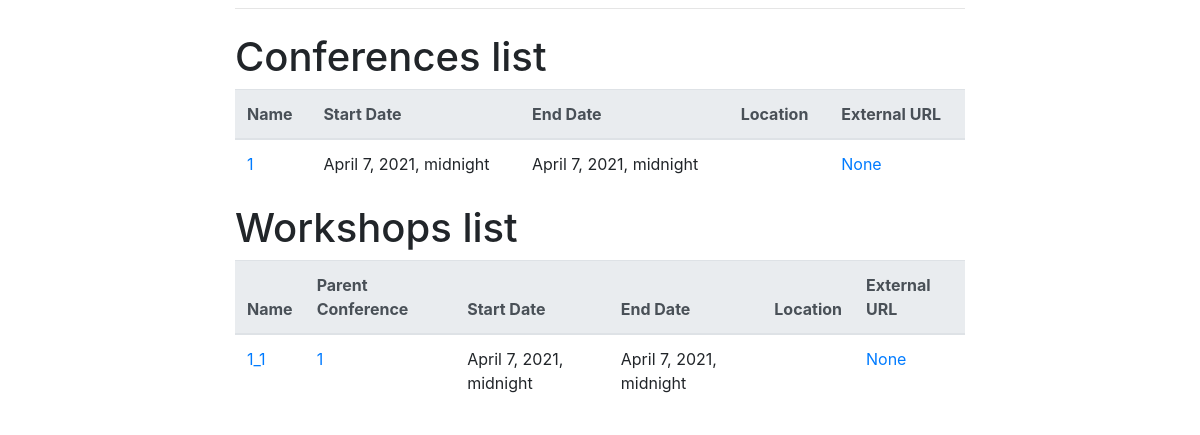
/conference/list_conferences, run on the app's committed database.
### conference/models.py (models this page shows, shortened)
class ConferenceInfo(models.Model):
    name = models.CharField(primary_key=True, max_length=250)
    description = models.TextField(blank=True)
    short_name = models.CharField(blank=True, max_length=125)
    location = models.CharField(blank=True, max_length=250)
    created_at = models.DateTimeField(auto_now_add=True, null=True)
    ca_emails = models.TextField(blank=True)
    start_date = models.DateTimeField(null=True)
    paper_submission_deadline = models.DateTimeField(null=True)
    review_submission_deadline = models.DateTimeField(null=True)
    cam_pos_submission_deadline = models.DateTimeField(null=True)
    end_date = models.DateTimeField(null=True)
    logo = models.ImageField(null=True, blank=True)
    url = models.URLField(null=True, blank=True)
    subject_areas = models.TextField(max_length=200)
    expected_submissions = models.IntegerField(blank=True, null=True)
    is_valid = models.BooleanField(default=False)  # assigned by portal admin
    ACM_conference_confirmation = models.BooleanField(default=False)
    class Meta:
        abstract = True

class Conference(ConferenceInfo):
    created_by = models.ForeignKey(
        User, on_delete=models.CASCADE, related_name='created_by')
    ca = models.ManyToManyField(
        User, related_name='ca')  # conference admins

class Workshop(ConferenceInfo):
    created_by = models.ForeignKey(
        User, on_delete=models.CASCADE, related_name='workshop_created_by')
    ca = models.ManyToManyField(
        User, related_name='workshop_ca')  # conference admins
    parent_conference_name = models.CharField(max_length=250)
    parent_conference = models.ForeignKey(
        Conference, blank=True, null=True, on_delete=models.CASCADE)

### conference/views.py (the view)
# urls.py: path('list_conferences', views.list_conferences, name='list_conferences'),
def list_conferences(request):
    is_logged_in = utils.check_login(request)
    confs = conference_dao.get_all_conferences()
    workshops = conference_dao.get_all_workshops()
    return render(request, "list_conferences.html", {"is_logged_in": is_logged_in, "confs": confs, "workshops": workshops})

### accounts/utils.py (called while the page is built)
def check_login(request):
    if request.COOKIES.get('password'):
        return True
    return False

### conference/data_access_layer.py (called while the page is built)
def get_all_conferences():
    return models.Conference.objects.all()

def get_all_workshops():
    return models.Workshop.objects.all()

### conference/templates/list_conferences.html
{% extends 'base.html' %}
{% block content %}
<h1 class="mt-2">Conferences list</h1>
<table class="table">
    <thead class="thead-light">
      <tr>
        <th scope="col">Name</th>
        <th scope="col">Start Date</th>
        <th scope="col">End Date</th>
        <th scope="col">Location</th>
        <th scope="col">External URL</th>
      </tr>
    </thead>
    <tbody>
        {% for conf in confs %}
            {% if conf.is_valid %}
                <tr>
                    <td><a href="#">{{ conf.name }}</td>
                    <td>{{ conf.start_date }}</td>
                    <td>{{ conf.end_date }}</td>
                    <td>{{ conf.location }}</td>
                    <td><a href="#">{{ conf.url }}</td>
                </tr>
            {% endif %}
        {% endfor %}
    </tbody>
</table>
<h1 class="mt-2">Workshops list</h1>
<table class="table">
    <thead class="thead-light">
      <tr>
        <th scope="col">Name</th>
        <th scope="col">Parent Conference</th>
        <th scope="col">Start Date</th>
        <th scope="col">End Date</th>
        <th scope="col">Location</th>
        <th scope="col">External URL</th>
      </tr>
    </thead>
    <tbody>
        {% for workshop in workshops %}
            {% if workshop.is_valid %}
                <tr>
                    <td><a href="#">{{ workshop.name }}</td>
                    <td><a href="#">{{ workshop.parent_conference_name }}</td>
                    <td>{{ workshop.start_date }}</td>
                    <td>{{ workshop.end_date }}</td>
                    <td>{{ workshop.location }}</td>
                    <td><a href="#">{{ workshop.url }}</td>
                </tr>
            {% endif %}
        {% endfor %}
    </tbody>
</table>
{% endblock %}

### conference/templates/base.html (shortened to what this page needs)
<!doctype html>
<html lang="en">
  <head>
    <link rel="stylesheet" href="https://stackpath.bootstrapcdn.com/bootstrap/4.1.3/css/bootstrap.min.css">
  </head>
  <body>
    <div class="container">
      <div class="row justify-content-center">
        <div class="col-8">
          <hr class="mt-0 mb-4">
          {% block content %}
          {% endblock %}
        </div>
      </div>
    </div>
  </body>
</html>

### data on the page
Conference: name "1", start_date "April 7, 2021, midnight", end_date "April 7, 2021, midnight", url "None"
Workshop: name "1_1", parent_conference_name "1", start_date "April 7, 2021, midnight", end_date "April 7, 2021, midnight", url "None"
